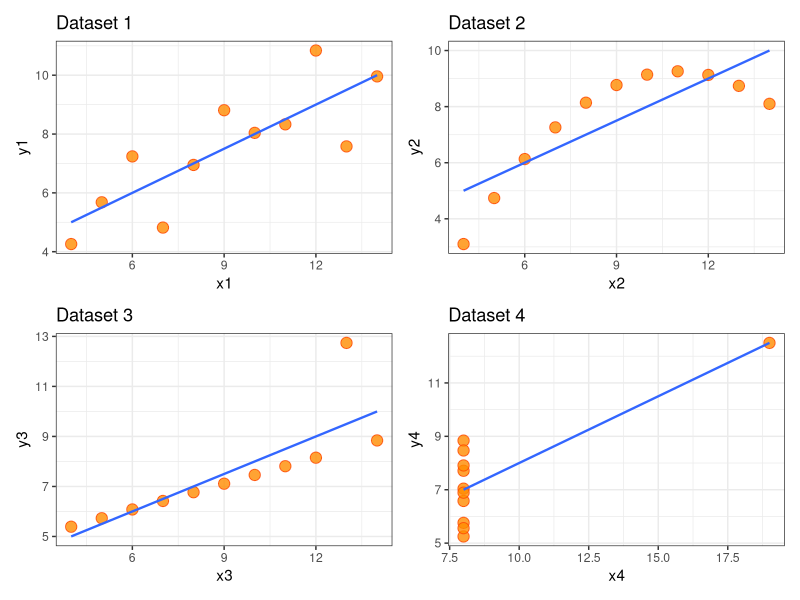

Write R code to recreate this figure.
## ---- chunk 1
#| message=FALSE
library(tidyverse)
library(patchwork)
## ---- chunk 2
#| code-fold: false
anscombe
## ---- chunk 3
# посчитаем среднее
apply(anscombe, 2, mean)
# дисперсию
apply(anscombe, 2, var)
# коэффициент корреляции, привожу два варианта как посчитать, интересно, какой кажется проще
map2_dbl(anscombe %>% select(x1:x4), anscombe %>% select(y1:y4), ~cor(.x, .y))
map2_dbl(anscombe[1:4], anscombe[5:8], ~cor(.x, .y))

# еще простой способ отразить все описательные статистики - просто вызвать функцию summary
summary(anscombe)
## ---- chunk 4
#| code-fold: true
#| code-summary: "Show the code"
# отрисовываем графики по очереди
p1 <- ggplot(anscombe, aes(x1,y1))+
  geom_point(size = 3.5, fill = 'darkorange', color= 'orangered', 
             alpha = 0.8, shape = 21)+
  labs(
       title = "Dataset 1" ) +
  geom_smooth(se = FALSE, method = "lm", formula = "y ~ x", size = 0.8, alpha = 0.9)+
  theme_bw()

p2 <- ggplot(anscombe, aes(x2,y2))+
  geom_point(size = 3.5, fill = 'darkorange', color= 'orangered', 
             alpha = 0.8, shape = 21)+
  labs(title = "Dataset 2" ) +
  geom_smooth(se = FALSE, method = "lm", formula = "y ~ x", 
              size = 0.8, alpha = 0.9)+
  theme_bw()
p3 <- ggplot(anscombe, aes(x3,y3))+
   geom_point(size = 3.5, fill = 'darkorange', color= 'orangered', 
             alpha = 0.8, shape = 21)+
  labs(title = "Dataset 3" ) +
  geom_smooth(se = FALSE, method = "lm", formula = "y ~ x", 
              size = 0.8, alpha = 0.9)+
  theme_bw()
p4 <- ggplot(anscombe, aes(x4,y4))+
   geom_point(size = 3.5, fill = 'darkorange', color= 'orangered', 
             alpha = 0.8, shape = 21)+
  labs(title = "Dataset 4" ) +
  geom_smooth(se = FALSE, method = "lm", formula = "y ~ x", 
              size = 0.8, alpha = 0.9)+
  theme_bw()
# объединяем их в один плот с помощью библиотеки `patchwork`
(p1 | p2) / (p3 | p4)

